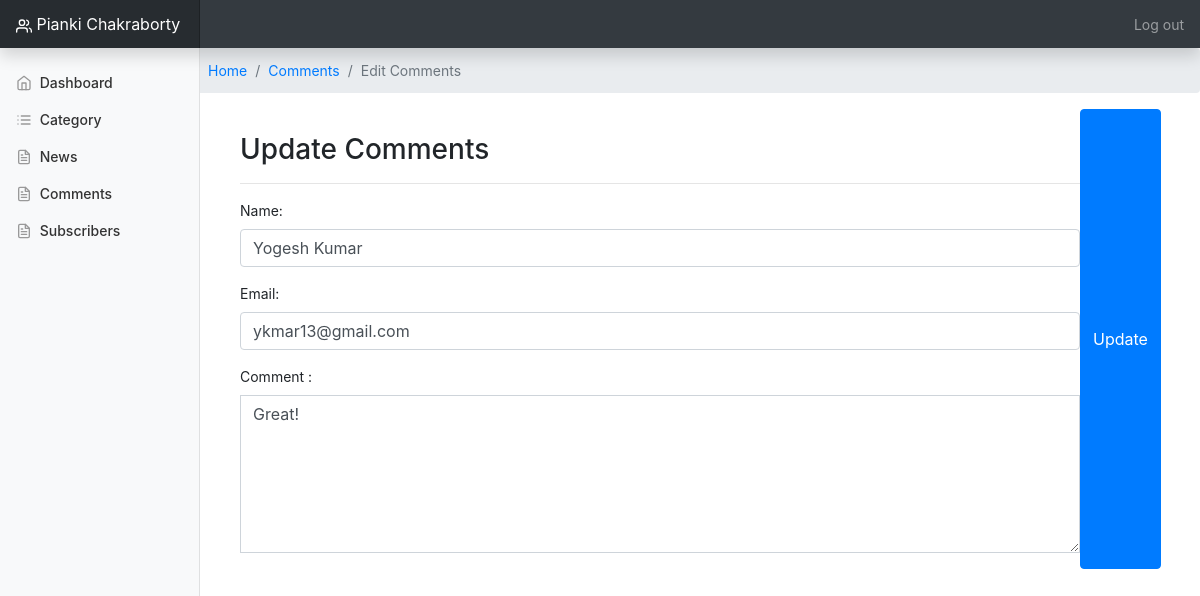
Screenshot of /com_edit.php?edit=1 (signed in) with the database file from the repository.
### tables this page shows
CREATE TABLE `comment` (
  `id` int(100) NOT NULL,
  `name` varchar(255) NOT NULL,
  `mail` varchar(255) NOT NULL,
  `comment` varchar(6000) NOT NULL
);

### com_edit.php (the view, shortened to what this page needs)
<?php
  include('include/header.php');
?>
<?php
  include ('db/config.php');
  $id=$_GET['edit'];
  $query=mysqli_query($con, "select * from comment where id='$id'");
  while ($row=mysqli_fetch_array($query)) {
    $name=$row['name'];
    $mail=$row['mail'];
    $comment=$row['comment'];
  }
?>
<div style="margin-left: 16%; width: 100%;">
    <ul class="breadcrumb">
      <li class="breadcrumb-item " ><a href="home.php">Home</a></li>
      <li class="breadcrumb-item " ><a href="news.php">Comments</a></li>
      <li class="breadcrumb-item active" >Edit Comments</li>
    </ul>
  </div>
  <div style="margin-left: 20%; margin-top: 2%; width:70%; ">
  <form action="com_edit.php" method="post" name="comform" enctype="multipart/form-data" onsubmit="return validateForm();" >
    <h3>Update Comments</h1><hr>
    <div class="form-group">
      <label for="exampleInputEmail1">Name:</label>
      <input type="text" name="name" class="form-control" value="<?php echo $name;?>">
    </div>
    <div class="form-group">
      <label for="exampleInputPassword1">Email:</label>
      <input type="mail" name="mail" class="form-control" value="<?php echo $mail;?>">
    </div>
    <div class="form-group">
      <label for="exampleInputPassword1">Comment :</label>
      <textarea class="form-control rounded-0" name="comment" rows="6"><?php echo $comment;?></textarea>
    </div>
    </div>
    <button type="submit" name="update_com_btn" class="btn btn-primary">Update</button>
</div>
<?php
 include("include/footer.php");
?>

### style/dashboard.css (style rules this page uses)
body { font-size: .875rem; }

### rows the page displays
comment: name "Yogesh Kumar", mail "ykmar13@gmail.com", comment "Great!"

### other values shown
$_SESSION['email'] "Pianki Chakraborty"
